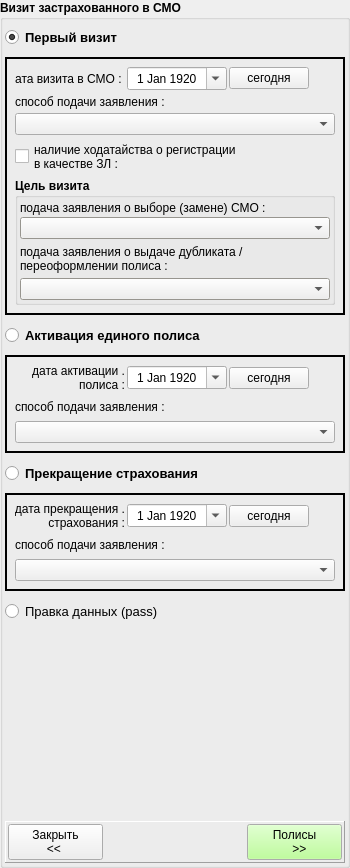
     <widget class="QGroupBox" name="pan_vizit">
      <property name="minimumSize">
       <size>
        <width>250</width>
        <height>0</height>
       </size>
      </property>
      <property name="maximumSize">
       <size>
        <width>350</width>
        <height>16777215</height>
       </size>
      </property>
      <property name="font">
       <font>
        <weight>75</weight>
        <bold>true</bold>
       </font>
      </property>
      <property name="title">
       <string>Визит застрахованного в СМО</string>
      </property>
      <layout class="QVBoxLayout" name="verticalLayout_5" stretch="0,1,0,0,0,0,0,3,0">
       <property name="spacing">
        <number>5</number>
       </property>
       <property name="leftMargin">
        <number>2</number>
       </property>
       <property name="topMargin">
        <number>2</number>
       </property>
       <property name="rightMargin">
        <number>2</number>
       </property>
       <property name="bottomMargin">
        <number>2</number>
       </property>
       <item>
        <widget class="QRadioButton" name="rb_previzit">
         <property name="minimumSize">
          <size>
           <width>0</width>
           <height>30</height>
          </size>
         </property>
         <property name="font">
          <font>
           <pointsize>10</pointsize>
          </font>
         </property>
         <property name="text">
          <string>Первый визит</string>
         </property>
         <property name="checked">
          <bool>true</bool>
         </property>
        </widget>
       </item>
       <item>
        <widget class="QFrame" name="pan_first_vizit">
         <property name="frameShape">
          <enum>QFrame::Panel</enum>
         </property>
         <property name="frameShadow">
          <enum>QFrame::Plain</enum>
         </property>
         <property name="lineWidth">
          <number>2</number>
         </property>
         <layout class="QVBoxLayout" name="verticalLayout" stretch="0,0,0,0,0,1">
          <property name="spacing">
           <number>4</number>
          </property>
          <property name="leftMargin">
           <number>8</number>
          </property>
          <property name="topMargin">
           <number>8</number>
          </property>
          <property name="rightMargin">
           <number>8</number>
          </property>
          <property name="bottomMargin">
           <number>8</number>
          </property>
          <item>
           <layout class="QHBoxLayout" name="horizontalLayout">
            <property name="spacing">
             <number>2</number>
            </property>
            <item>
             <widget class="QLabel" name="label_2">
              <property name="minimumSize">
               <size>
                <width>110</width>
                <height>20</height>
               </size>
              </property>
              <property name="font">
               <font>
                <weight>50</weight>
                <bold>false</bold>
               </font>
              </property>
              <property name="text">
               <string>дата визита в СМО : </string>
              </property>
              <property name="alignment">
               <set>Qt::AlignRight|Qt::AlignTrailing|Qt::AlignVCenter</set>
              </property>
             </widget>
            </item>
            <item>
             <widget class="QDateEdit" name="date_vizit_pan">
              <property name="enabled">
               <bool>true</bool>
              </property>
              <property name="minimumSize">
               <size>
                <width>100</width>
                <height>0</height>
               </size>
              </property>
              <property name="font">
               <font>
                <weight>50</weight>
                <bold>false</bold>
               </font>
              </property>
              <property name="alignment">
               <set>Qt::AlignCenter</set>
              </property>
              <property name="readOnly">
               <bool>false</bool>
              </property>
              <property name="dateTime">
               <datetime>
                <hour>0</hour>
                <minute>0</minute>
                <second>0</second>
                <year>1920</year>
                <month>1</month>
                <day>1</day>
               </datetime>
              </property>
              <property name="maximumDate">
               <date>
                <year>2050</year>
                <month>1</month>
                <day>1</day>
               </date>
              </property>
              <property name="minimumDate">
               <date>
                <year>1920</year>
                <month>1</month>
                <day>1</day>
               </date>
              </property>
              <property name="currentSection">
               <enum>QDateTimeEdit::DaySection</enum>
              </property>
              <property name="calendarPopup">
               <bool>true</bool>
              </property>
              <property name="date">
               <date>
                <year>1920</year>
                <month>1</month>
                <day>1</day>
               </date>
              </property>
             </widget>
            </item>
            <item>
             <widget class="QPushButton" name="bn_now_vizit">
              <property name="enabled">
               <bool>true</bool>
              </property>
              <property name="font">
               <font>
                <weight>50</weight>
                <bold>false</bold>
               </font>
              </property>
              <property name="text">
               <string>сегодня</string>
              </property>
             </widget>
            </item>
            <item>
             <spacer name="horizontalSpacer_2">
              <property name="orientation">
               <enum>Qt::Horizontal</enum>
              </property>
              <property name="sizeHint" stdset="0">
               <size>
                <width>225</width>
                <height>20</height>
               </size>
              </property>
             </spacer>
            </item>
           </layout>
          </item>
          <item>
           <widget class="QLabel" name="label">
            <property name="minimumSize">
             <size>
              <width>0</width>
              <height>15</height>
             </size>
            </property>
            <property name="font">
             <font>
              <weight>50</weight>
              <bold>false</bold>
             </font>
            </property>
            <property name="text">
             <string>способ подачи заявления :</string>
            </property>
            <property name="alignment">
             <set>Qt::AlignBottom|Qt::AlignLeading|Qt::AlignLeft</set>
            </property>
           </widget>
          </item>
          <item>
           <widget class="QComboBox" name="combo_vizit_pan_method">
            <property name="font">
             <font>
              <weight>50</weight>
              <bold>false</bold>
             </font>
            </property>
            <property name="editable">
             <bool>false</bool>
            </property>
           </widget>
          </item>
          <item>
           <widget class="QCheckBox" name="ch_vizit_pan_has_petition">
            <property name="minimumSize">
             <size>
              <width>0</width>
              <height>35</height>
             </size>
            </property>
            <property name="font">
             <font>
              <weight>50</weight>
              <bold>false</bold>
             </font>
            </property>
            <property name="layoutDirection">
             <enum>Qt::LeftToRight</enum>
            </property>
            <property name="text">
             <string>наличие ходатайства о регистрации 
в качестве ЗЛ : </string>
            </property>
            <property name="checked">
             <bool>false</bool>
            </property>
           </widget>
          </item>
          <item>
           <widget class="QGroupBox" name="groupBox_5">
            <property name="palette">
             <palette>
              <active>
               <colorrole role="Base">
                <brush brushstyle="SolidPattern">
                 <color alpha="255">
                  <red>255</red>
                  <green>255</green>
                  <blue>255</blue>
                 </color>
                </brush>
               </colorrole>
               <colorrole role="Window">
                <brush brushstyle="SolidPattern">
                 <color alpha="255">
                  <red>212</red>
                  <green>208</green>
                  <blue>200</blue>
                 </color>
                </brush>
               </colorrole>
              </active>
              <inactive>
               <colorrole role="Base">
                <brush brushstyle="SolidPattern">
                 <color alpha="255">
                  <red>255</red>
                  <green>255</green>
                  <blue>255</blue>
                 </color>
                </brush>
               </colorrole>
               <colorrole role="Window">
                <brush brushstyle="SolidPattern">
                 <color alpha="255">
                  <red>212</red>
                  <green>208</green>
                  <blue>200</blue>
                 </color>
                </brush>
               </colorrole>
              </inactive>
              <disabled>
               <colorrole role="Base">
                <brush brushstyle="SolidPattern">
                 <color alpha="255">
                  <red>212</red>
                  <green>208</green>
                  <blue>200</blue>
                 </color>
                </brush>
               </colorrole>
               <colorrole role="Window">
                <brush brushstyle="SolidPattern">
                 <color alpha="255">
                  <red>212</red>
                  <green>208</green>
                  <blue>200</blue>
                 </color>
                </brush>
               </colorrole>
              </disabled>
             </palette>
            </property>
            <property name="title">
             <string>Цель визита</string>
            </property>
            <layout class="QVBoxLayout" name="verticalLayout_4">
             <property name="spacing">
              <number>2</number>
             </property>
             <property name="leftMargin">
              <number>2</number>
             </property>
             <property name="topMargin">
              <number>2</number>
             </property>
             <property name="rightMargin">
              <number>2</number>
             </property>
             <property name="bottomMargin">
              <number>2</number>
             </property>
             <item>
              <widget class="QLabel" name="label_3">
               <property name="minimumSize">
                <size>
                 <width>0</width>
                 <height>15</height>
                </size>
               </property>
               <property name="font">
                <font>
                 <weight>50</weight>
                 <bold>false</bold>
                </font>
               </property>
               <property name="text">
                <string>подача заявления о выборе (замене) СМО : </string>
               </property>
              </widget>
             </item>
             <item>
              <widget class="QComboBox" name="combo_vizit_pan_reason_smo">
               <property name="enabled">
                <bool>true</bool>
               </property>
               <property name="font">
                <font>
                 <weight>50</weight>
                 <bold>false</bold>
                </font>
               </property>
               <property name="editable">
                <bool>false</bool>
               </property>
              </widget>
             </item>
             <item>
              <widget class="QLabel" name="label_4">
               <property name="minimumSize">
                <size>
                 <width>0</width>
                 <height>35</height>
                </size>
               </property>
               <property name="font">
                <font>
                 <weight>50</weight>
                 <bold>false</bold>
                </font>
               </property>
               <property name="text">
                <string>подача заявления о выдаче дубликата / 
переоформлении полиса :</string>
               </property>
              </widget>
             </item>
             <item>
              <widget class="QComboBox" name="combo_vizit_pan_reason_polis">
               <property name="enabled">
                <bool>true</bool>
               </property>
               <property name="font">
                <font>
                 <weight>50</weight>
                 <bold>false</bold>
                </font>
               </property>
               <property name="editable">
                <bool>false</bool>
               </property>
              </widget>
             </item>
            </layout>
           </widget>
          </item>
          <item>
           <spacer name="verticalSpacer_3">
            <property name="orientation">
             <enum>Qt::Vertical</enum>
            </property>
            <property name="sizeHint" stdset="0">
             <size>
              <width>5</width>
              <height>5</height>
             </size>
            </property>
           </spacer>
          </item>
         </layout>
        </widget>
       </item>
       <item>
        <widget class="QRadioButton" name="rb_activate">
         <property name="minimumSize">
          <size>
           <width>0</width>
           <height>30</height>
          </size>
         </property>
         <property name="font">
          <font>
           <pointsize>10</pointsize>
          </font>
         </property>
         <property name="text">
          <string>Активация единого полиса</string>
         </property>
         <property name="checked">
          <bool>false</bool>
         </property>
        </widget>
       </item>
       <item>
        <widget class="QFrame" name="pan_activate">
         <property name="frameShape">
          <enum>QFrame::Panel</enum>
         </property>
         <property name="frameShadow">
          <enum>QFrame::Plain</enum>
         </property>
         <property name="lineWidth">
          <number>2</number>
         </property>
         <layout class="QVBoxLayout" name="verticalLayout_9">
          <property name="spacing">
           <number>7</number>
          </property>
          <property name="leftMargin">
           <number>8</number>
          </property>
          <property name="topMargin">
           <number>6</number>
          </property>
          <property name="rightMargin">
           <number>8</number>
          </property>
          <property name="bottomMargin">
           <number>8</number>
          </property>
          <item>
           <layout class="QHBoxLayout" name="horizontalLayout_2">
            <property name="spacing">
             <number>2</number>
            </property>
            <property name="leftMargin">
             <number>0</number>
            </property>
            <property name="topMargin">
             <number>0</number>
            </property>
            <property name="rightMargin">
             <number>0</number>
            </property>
            <property name="bottomMargin">
             <number>0</number>
            </property>
            <item>
             <widget class="QLabel" name="label_21">
              <property name="minimumSize">
               <size>
                <width>110</width>
                <height>30</height>
               </size>
              </property>
              <property name="font">
               <font>
                <weight>50</weight>
                <bold>false</bold>
               </font>
              </property>
              <property name="text">
               <string>дата активации .
полиса :</string>
              </property>
              <property name="alignment">
               <set>Qt::AlignRight|Qt::AlignTrailing|Qt::AlignVCenter</set>
              </property>
             </widget>
            </item>
            <item>
             <widget class="QDateEdit" name="date_activate">
              <property name="enabled">
               <bool>true</bool>
              </property>
              <property name="minimumSize">
               <size>
                <width>100</width>
                <height>0</height>
               </size>
              </property>
              <property name="font">
               <font>
                <weight>50</weight>
                <bold>false</bold>
               </font>
              </property>
              <property name="alignment">
               <set>Qt::AlignCenter</set>
              </property>
              <property name="readOnly">
               <bool>false</bool>
              </property>
              <property name="dateTime">
               <datetime>
                <hour>0</hour>
                <minute>0</minute>
                <second>0</second>
                <year>1920</year>
                <month>1</month>
                <day>1</day>
               </datetime>
              </property>
              <property name="maximumDate">
               <date>
                <year>2050</year>
                <month>1</month>
                <day>1</day>
               </date>
              </property>
              <property name="minimumDate">
               <date>
                <year>1920</year>
                <month>1</month>
                <day>1</day>
               </date>
              </property>
              <property name="currentSection">
               <enum>QDateTimeEdit::DaySection</enum>
              </property>
              <property name="calendarPopup">
               <bool>true</bool>
              </property>
              <property name="date">
               <date>
                <year>1920</year>
                <month>1</month>
                <day>1</day>
               </date>
              </property>
             </widget>
            </item>
            <item>
             <widget class="QPushButton" name="bn_now_act">
              <property name="enabled">
               <bool>true</bool>
              </property>
              <property name="font">
               <font>
                <weight>50</weight>
                <bold>false</bold>
               </font>
              </property>
              <property name="text">
               <string>сегодня</string>
              </property>
             </widget>
            </item>
            <item>
             <spacer name="horizontalSpacer_7">
              <property name="orientation">
               <enum>Qt::Horizontal</enum>
              </property>
              <property name="sizeHint" stdset="0">
               <size>
                <width>225</width>
                <height>20</height>
               </size>
              </property>
             </spacer>
            </item>
           </layout>
          </item>
          <item>
           <widget class="QLabel" name="label_5">
            <property name="font">
             <font>
              <weight>50</weight>
              <bold>false</bold>
             </font>
            </property>
            <property name="text">
             <string>способ подачи заявления :</string>
            </property>
            <property name="alignment">
             <set>Qt::AlignBottom|Qt::AlignLeading|Qt::AlignLeft</set>
            </property>
           </widget>
          </item>
          <item>
           <widget class="QComboBox" name="combo_vizit_pan_method_act">
            <property name="font">
             <font>
              <weight>50</weight>
              <bold>false</bold>
             </font>
            </property>
            <property name="editable">
             <bool>false</bool>
            </property>
           </widget>
          </item>
         </layout>
        </widget>
       </item>
       <item>
        <widget class="QRadioButton" name="rb_stoppolis">
         <property name="minimumSize">
          <size>
           <width>0</width>
           <height>30</height>
          </size>
         </property>
         <property name="font">
          <font>
           <pointsize>10</pointsize>
          </font>
         </property>
         <property name="text">
          <string>Прекращение страхования</string>
         </property>
        </widget>
       </item>
       <item>
        <widget class="QFrame" name="pan_stoppolis">
         <property name="frameShape">
          <enum>QFrame::Panel</enum>
         </property>
         <property name="frameShadow">
          <enum>QFrame::Plain</enum>
         </property>
         <property name="lineWidth">
          <number>2</number>
         </property>
         <layout class="QVBoxLayout" name="verticalLayout_10">
          <property name="spacing">
           <number>7</number>
          </property>
          <property name="leftMargin">
           <number>8</number>
          </property>
          <property name="topMargin">
           <number>6</number>
          </property>
          <property name="rightMargin">
           <number>8</number>
          </property>
          <property name="bottomMargin">
           <number>8</number>
          </property>
          <item>
           <layout class="QHBoxLayout" name="horizontalLayout_14">
            <property name="spacing">
             <number>2</number>
            </property>
            <property name="leftMargin">
             <number>0</number>
            </property>
            <property name="topMargin">
             <number>0</number>
            </property>
            <property name="rightMargin">
             <number>0</number>
            </property>
            <property name="bottomMargin">
             <number>0</number>
            </property>
            <item>
             <widget class="QLabel" name="label_20">
              <property name="minimumSize">
               <size>
                <width>110</width>
                <height>30</height>
               </size>
              </property>
              <property name="font">
               <font>
                <weight>50</weight>
                <bold>false</bold>
               </font>
              </property>
              <property name="text">
               <string>дата прекращения .
страхования :</string>
              </property>
              <property name="alignment">
               <set>Qt::AlignRight|Qt::AlignTrailing|Qt::AlignVCenter</set>
              </property>
             </widget>
            </item>
            <item>
             <widget class="QDateEdit" name="date_stoppolis">
              <property name="enabled">
               <bool>true</bool>
              </property>
              <property name="minimumSize">
               <size>
                <width>100</width>
                <height>0</height>
               </size>
              </property>
              <property name="font">
               <font>
                <weight>50</weight>
                <bold>false</bold>
               </font>
              </property>
              <property name="alignment">
               <set>Qt::AlignCenter</set>
              </property>
              <property name="readOnly">
               <bool>false</bool>
              </property>
              <property name="dateTime">
               <datetime>
                <hour>0</hour>
                <minute>0</minute>
                <second>0</second>
                <year>1920</year>
                <month>1</month>
                <day>1</day>
               </datetime>
              </property>
              <property name="maximumDate">
               <date>
                <year>2050</year>
                <month>1</month>
                <day>1</day>
               </date>
              </property>
              <property name="minimumDate">
               <date>
                <year>1920</year>
                <month>1</month>
                <day>1</day>
               </date>
              </property>
              <property name="currentSection">
               <enum>QDateTimeEdit::DaySection</enum>
              </property>
              <property name="calendarPopup">
               <bool>true</bool>
              </property>
              <property name="date">
               <date>
                <year>1920</year>
                <month>1</month>
                <day>1</day>
               </date>
              </property>
             </widget>
            </item>
            <item>
             <widget class="QPushButton" name="bn_now_stop">
              <property name="enabled">
               <bool>true</bool>
              </property>
              <property name="font">
               <font>
                <weight>50</weight>
                <bold>false</bold>
               </font>
              </property>
              <property name="text">
               <string>сегодня</string>
              </property>
             </widget>
            </item>
            <item>
             <spacer name="horizontalSpacer_12">
              <property name="orientation">
               <enum>Qt::Horizontal</enum>
              </property>
              <property name="sizeHint" stdset="0">
               <size>
                <width>225</width>
                <height>20</height>
               </size>
              </property>
             </spacer>
            </item>
           </layout>
          </item>
          <item>
           <widget class="QLabel" name="label_6">
            <property name="font">
             <font>
              <weight>50</weight>
              <bold>false</bold>
             </font>
            </property>
            <property name="text">
             <string>способ подачи заявления :</string>
            </property>
            <property name="alignment">
             <set>Qt::AlignBottom|Qt::AlignLeading|Qt::AlignLeft</set>
            </property>
           </widget>
          </item>
          <item>
           <widget class="QComboBox" name="combo_vizit_pan_method_stop">
            <property name="font">
             <font>
              <weight>50</weight>
              <bold>false</bold>
             </font>
            </property>
            <property name="editable">
             <bool>false</bool>
            </property>
           </widget>
          </item>
         </layout>
        </widget>
       </item>
       <item>
        <widget class="QRadioButton" name="rb_corrdata">
         <property name="minimumSize">
          <size>
           <width>0</width>
           <height>30</height>
          </size>
         </property>
         <property name="font">
          <font>
           <pointsize>10</pointsize>
           <weight>50</weight>
           <bold>false</bold>
          </font>
         </property>
         <property name="text">
          <string>Правка данных (pass)</string>
         </property>
        </widget>
       </item>
       <item>
        <spacer name="verticalSpacer_11">
         <property name="orientation">
          <enum>Qt::Vertical</enum>
         </property>
         <property name="sizeHint" stdset="0">
          <size>
           <width>20</width>
           <height>185</height>
          </size>
         </property>
        </spacer>
       </item>
       <item>
        <widget class="QFrame" name="frame_8">
         <property name="frameShape">
          <enum>QFrame::Panel</enum>
         </property>
         <property name="frameShadow">
          <enum>QFrame::Raised</enum>
         </property>
         <layout class="QHBoxLayout" name="horizontalLayout_9">
          <property name="spacing">
           <number>2</number>
          </property>
          <property name="leftMargin">
           <number>2</number>
          </property>
          <property name="topMargin">
           <number>2</number>
          </property>
          <property name="rightMargin">
           <number>2</number>
          </property>
          <property name="bottomMargin">
           <number>2</number>
          </property>
          <item>
           <widget class="QPushButton" name="bn_close">
            <property name="minimumSize">
             <size>
              <width>95</width>
              <height>0</height>
             </size>
            </property>
            <property name="font">
             <font>
              <weight>50</weight>
              <bold>false</bold>
             </font>
            </property>
            <property name="text">
             <string>Закрыть
&lt;&lt; </string>
            </property>
           </widget>
          </item>
          <item>
           <spacer name="horizontalSpacer_11">
            <property name="orientation">
             <enum>Qt::Horizontal</enum>
            </property>
            <property name="sizeHint" stdset="0">
             <size>
              <width>40</width>
              <height>20</height>
             </size>
            </property>
           </spacer>
          </item>
          <item>
           <widget class="QPushButton" name="bn_vizit_next">
            <property name="minimumSize">
             <size>
              <width>95</width>
              <height>0</height>
             </size>
            </property>
            <property name="palette">
             <palette>
              <active>
               <colorrole role="Button">
                <brush brushstyle="SolidPattern">
                 <color alpha="255">
                  <red>170</red>
                  <green>255</green>
                  <blue>127</blue>
                 </color>
                </brush>
               </colorrole>
              </active>
              <inactive>
               <colorrole role="Button">
                <brush brushstyle="SolidPattern">
                 <color alpha="255">
                  <red>170</red>
                  <green>255</green>
                  <blue>127</blue>
                 </color>
                </brush>
               </colorrole>
              </inactive>
              <disabled>
               <colorrole role="Button">
                <brush brushstyle="SolidPattern">
                 <color alpha="255">
                  <red>170</red>
                  <green>255</green>
                  <blue>127</blue>
                 </color>
                </brush>
               </colorrole>
              </disabled>
             </palette>
            </property>
            <property name="font">
             <font>
              <weight>50</weight>
              <bold>false</bold>
             </font>
            </property>
            <property name="text">
             <string>Полисы
   &gt;&gt;</string>
            </property>
           </widget>
          </item>
         </layout>
        </widget>
       </item>
      </layout>
     </widget>
